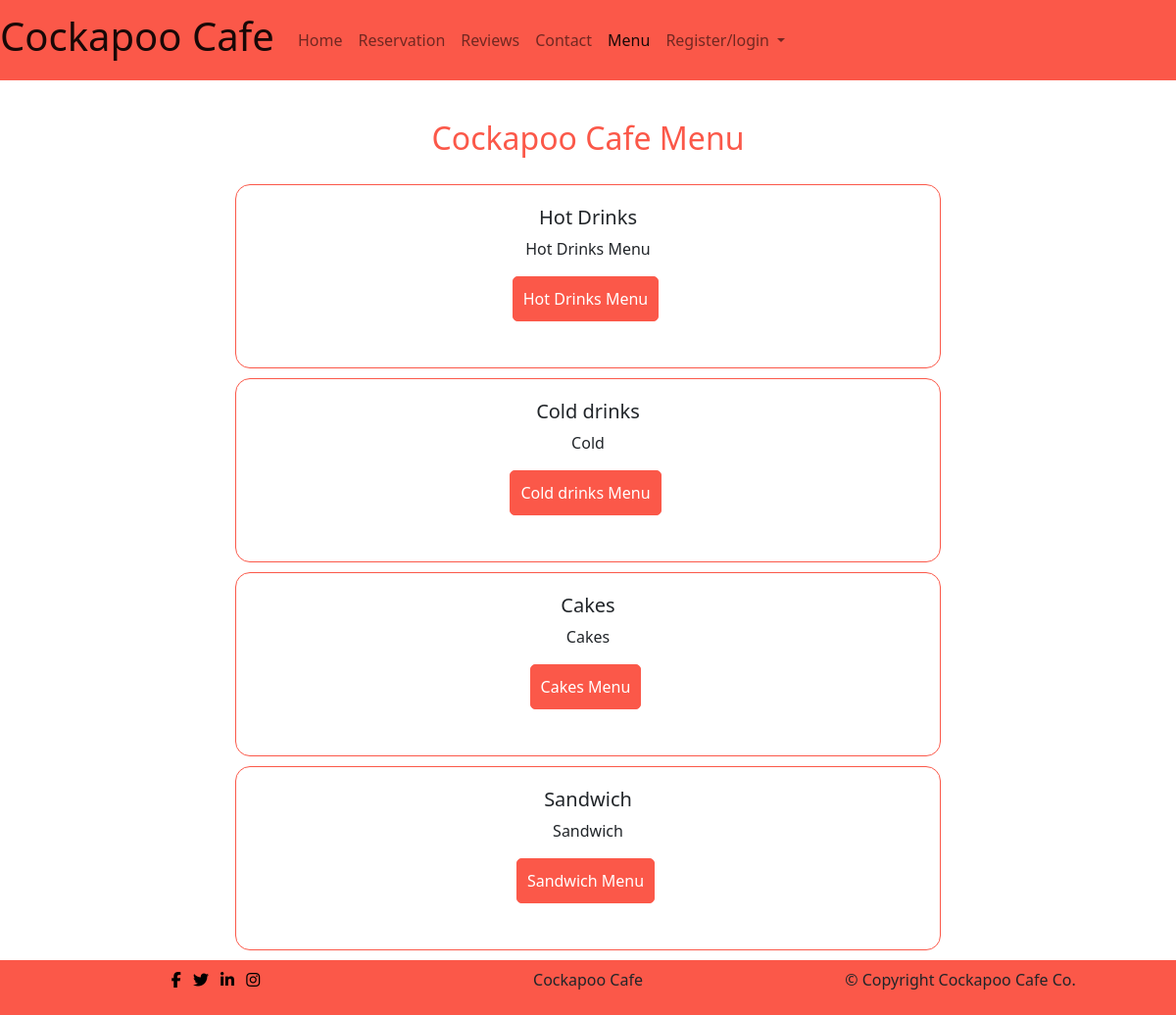
The page /menu/ on the database as committed earlier.
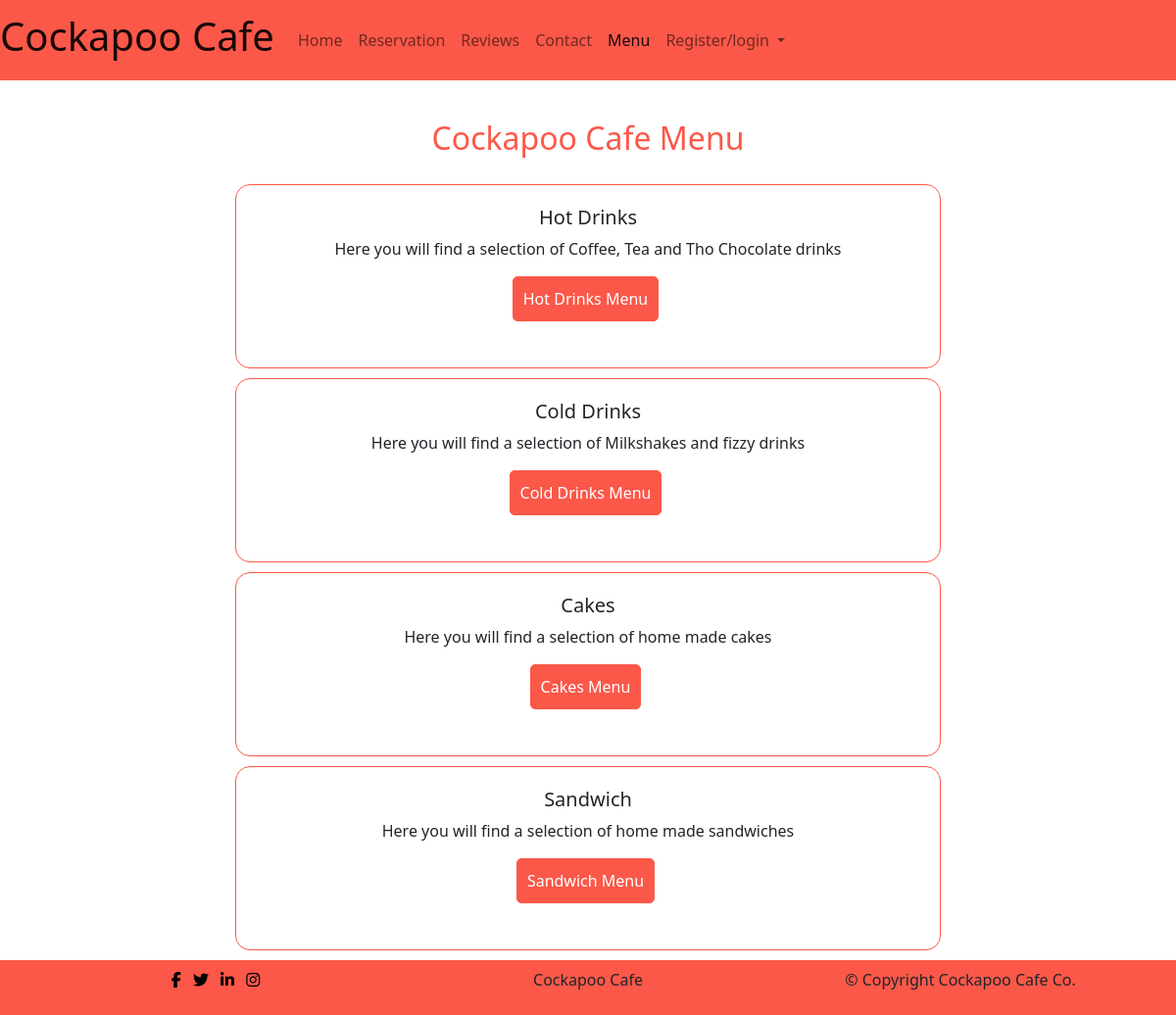
The same page on the database as committed later.
### menu/models.py (models this page shows)
class Category(models.Model):
    name = models.CharField(max_length=200)
    description = models.TextField(blank=False)
    def __str__(self):
        return self.name

### menu/views.py (the view)
# urls.py: path('', views.CategoryMenuListView.as_view(), name="menu"),
class CategoryMenuListView(ListView):
    Model = Category
    queryset = Category.objects.all()
    template_name = 'menu/menu.html'

### menu/templates/menu/menu.html (shortened to what this page needs)
{% extends 'base.html' %}
{% load static%}
{% block content %}
    <h2 class="menu-title">Cockapoo Cafe Menu</h2>
    {% for cat in object_list %}
    <div class="row row-cols-1 menu-item">
        <div class="col">
            <div class="card">
                <div class="card-body text-center">
                    <h5 class="card-title">{{ cat }}</h5>
                    <p class="card-text">{{ cat.description }}</p>
                    <p class="inline-flex"><a class="menu-btn" href="{% url 'category' cat.id %}">{{ cat }} Menu</a></p>
                </div>
            </div>
        </div>
    </div>
    {% endfor %}
{% endblock %}

Rows that differ between the two databases and show on the page:
changed Category "Hot Drinks": description "Hot Drinks Menu" → "Here you will find a selection of Coffee, Tea and Tho Chocolate drinks"
changed Category: name "Cold drinks" → "Cold Drinks"; description "Cold" → "Here you will find a selection of Milkshakes and fizzy drinks"
changed Category "Cakes": description "Cakes" → "Here you will find a selection of home made cakes"
changed Category "Sandwich": description "Sandwich" → "Here you will find a selection of home made sandwiches"
